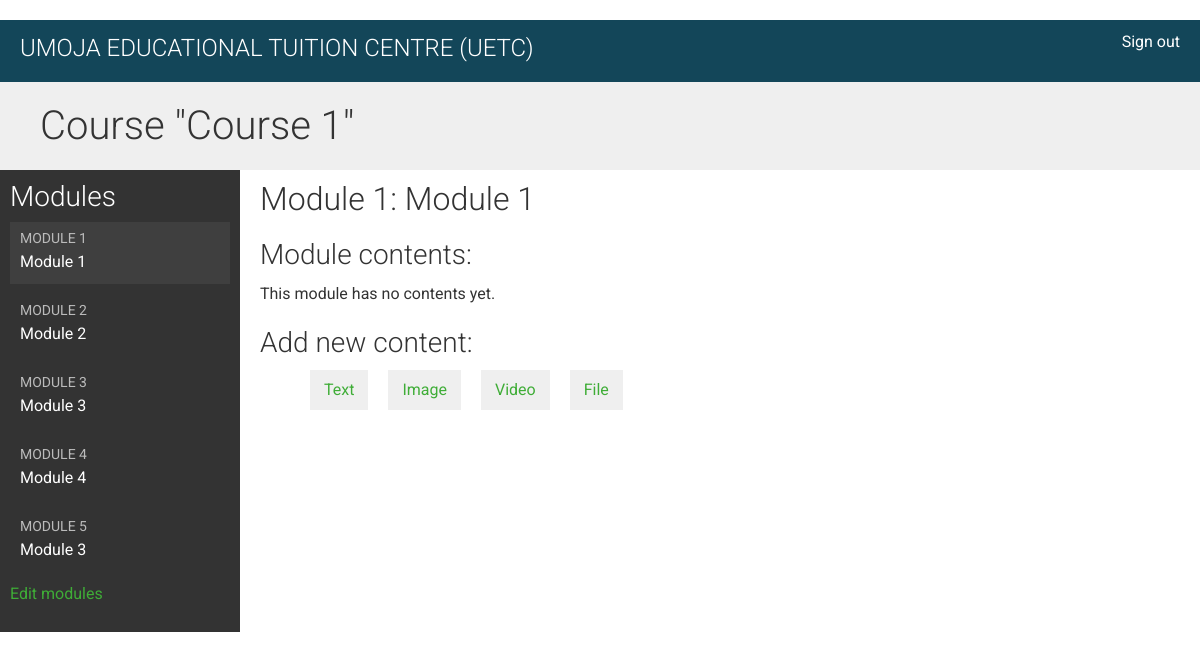
The page /course/module/1/ (signed in) on the database its author committed.
### courses/models.py (models this page shows, shortened)
class Course(models.Model):
    owner = models.ForeignKey(User, related_name='courses_created', on_delete=models.CASCADE)
    subject = models.ForeignKey(Subject, related_name='courses', on_delete=models.CASCADE)
    title = models.CharField(max_length=200)
    slug = models.SlugField(max_length=200, unique=True)
    overview = models.TextField()
    created = models.DateTimeField(auto_now_add=True)
    students = models.ManyToManyField(User, related_name='courses_joined', blank=True)
    class Meta:
        ordering = ['-created']

class Module(models.Model):
    course = models.ForeignKey(Course, related_name='modules', on_delete=models.CASCADE)
    title = models.CharField(max_length=200)
    description = models.TextField(blank=True)
    order = OrderField(blank=True, for_fields=['course'])
    class Meta:
        ordering = ['order']

### courses/views.py (the view)
# urls.py: path('module/<int:module_id>/', views.ModuleContentListView.as_view(), name='module_content_list'),
class ModuleContentListView(TemplateResponseMixin, View):
    template_name = 'courses/manage/module/content_list.html'
    def get(self, request, module_id):
        module = get_object_or_404(Module, id=module_id,course__owner=request.user)
        return self.render_to_response({'module': module})

### courses/templates/courses/manage/module/content_list.html (shortened to what this page needs)
{% extends "base.html" %}
{% load course %}
{% block content %}
    {% with course=module.course %}
        <h1>Course "{{ course.title }}"</h1>
        <div class="contents">
            <h3>Modules</h3>
            <ul id="modules">
                {% for m in course.modules.all %}
                    <li data-id="{{ m.id }}" {% if m == module %}class="selected"{% endif %}>
                        <a href="{% url "module_content_list" m.id %}">
                            <span>Module <span class="order">{{ m.order|add:1 }}</span></span>
                            <br>{{ m.title }}
                        </a>
                    </li>
                {% empty %}
                    <li>No modules yet.</li>
                {% endfor %}
            </ul>
            <p><a href="{% url "course_module_update" course.id %}">Edit modules</a></p>
        </div>
        <div class="module">
            <h2>Module {{ module.order|add:1 }}: {{ module.title }}</h2>
            <h3>Module contents:</h3>
            <div id="module-contents">
                {% for content in module.contents.all %}
                    <div data-id="{{ content.id }}">
                        {% with item=content.item %}
                        <p>{{ item }} ({{ item|model_name }})</p>
                        <a href="{% url "module_content_update" module.id item|model_name item.id %}">
                        Edit
                        </a>
                            <form action="{% url "module_content_delete" content.id %}" method="post">
                                <input type="submit" value="Delete">
                                {% csrf_token %}
                            </form>
                        {% endwith %}
                    </div>
                {% empty %}
                    <p>This module has no contents yet.</p>
                {% endfor %}
            </div>
            <h3>Add new content:</h3>
            <ul class="content-types">
                <li>
                    <a href="{% url "module_content_create" module.id "text" %}">Text</a>
                </li>
                <li>
                    <a href="{% url "module_content_create" module.id "image" %}">Image</a>
                </li>
                <li>
                    <a href="{% url "module_content_create" module.id "video" %}">Video</a>
                </li>
                <li>
                    <a href="{% url "module_content_create" module.id "file" %}">File</a>
                </li>
            </ul>
        </div>
    {% endwith %}
{% endblock %}

### static/css/base.css (style rules this page uses)
body { margin:0; font-family:'Roboto', sans-serif; font-weight:400; color:#333; }
body { margin-top:20px; }
a { color:#3fad37; text-decoration:none; }
ul { float:left; }
h1, h2, h3, h4, h5, h6 { font-family:'Roboto', sans-serif; font-weight:300; }
h1 { background:#efefef; width:100%; overflow:auto; padding:20px 0 20px 40px; margin:0; }
.module { padding:10px 20px; float:left; width:600px; }
.module h3 { margin:20px 0 0; padding:0; width:100%; }
.module p { margin:10px 0 20px; width:100%; float:left; }
.contents { width:20%; padding:10px; float:left; background:#333; color: #fff; font-family:'Roboto', sans-serif; }
.contents ul { list-style:none; margin:0; padding:0; width:100%; }
.contents ul li { margin:0 0 10px 0; padding:4px 10px 10px; overflow:auto; cursor:move; }
.contents ul li.selected { background:#3f3f3f; }
.contents ul span { text-transform:uppercase; color:#bbb; font-size:14px; }
.contents ul a { display:block; color:#fff; text-decoration:none; }
ul.content-types li { list-style:none; float:left; margin:10px; background:#efefef; padding:8px 14px; }

### rows shown on the page
Course: title "Course 1"
Module: order|add "1", title "Module 1"
Module: order|add "2", title "Module 2"
Module: order|add "3", title "Module 3"
Module: order|add "4", title "Module 4"
Module: order|add "5", title "Module 3"
